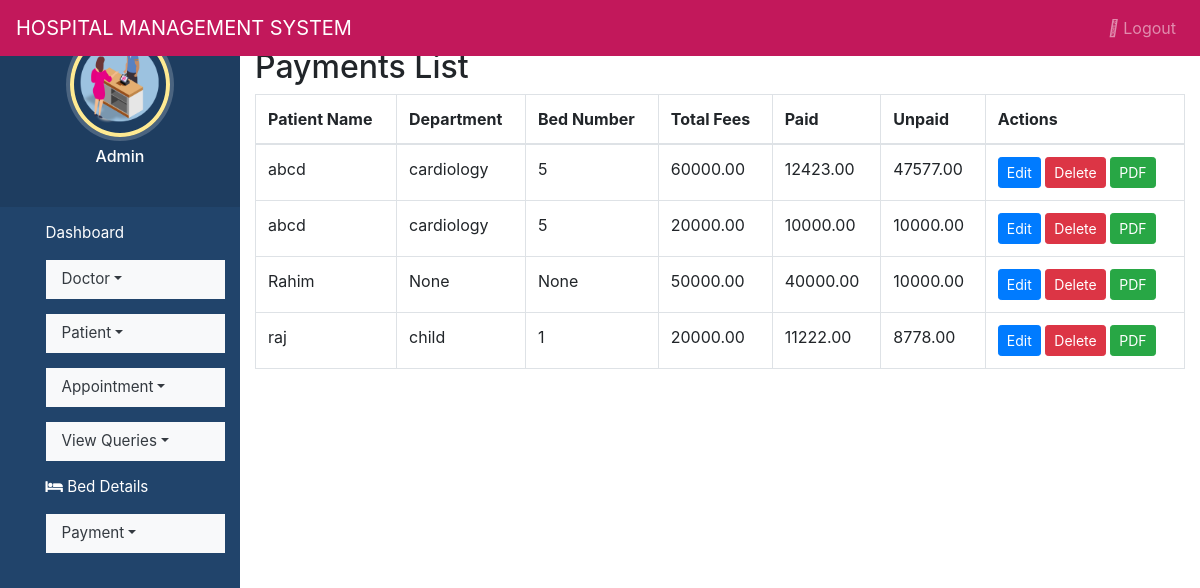
The app's page /view_payments/ with its own data.
### hospitals/models.py (models this page shows, shortened)
class Payment(models.Model):
    patient = models.ForeignKey(Patient, on_delete=models.CASCADE)
    total_fees = models.DecimalField(max_digits=10, decimal_places=2)
    paid = models.DecimalField(max_digits=10, decimal_places=2)
    unpaid = models.DecimalField(max_digits=10, decimal_places=2)
    date = models.DateField(auto_now_add=True)

class Patient(models.Model):
    name = models.CharField(max_length=50)
    gender = models.CharField(max_length=10)
    mobile = models.IntegerField(null=True)
    address = models.CharField(max_length=50)
    department = models.CharField(null=True, blank=True)
    bed_number = models.CharField(null=True, blank=True)

### hospitals/views.py (the view)
# urls.py: path('view_payments/', view_payments, name='view_payments'),
def view_payments(request):
    payments = Payment.objects.select_related('patient').all()
    return render(request, 'view_payments.html', {'payments': payments})

### hospitals/templates/view_payments.html
{% extends 'admin_nav.html' %}
{% block content %}
<div class="container mt-5">
  <h2>Payments List</h2>
  <table class="table table-bordered">
    <thead>
      <tr>
        <th>Patient Name</th>
        <th>Department</th>
        <th>Bed Number</th>
        <th>Total Fees</th>
        <th>Paid</th>
        <th>Unpaid</th>
        <th>Actions</th>
      </tr>
    </thead>
    <tbody>
      {% for payment in payments %}
      <tr>
        <td>{{ payment.patient.name }}</td>
        <td>{{ payment.patient.department }}</td>
        <td>{{ payment.patient.bed_number }}</td>
        <td>{{ payment.total_fees }}</td>
        <td>{{ payment.paid }}</td>
        <td>{{ payment.unpaid }}</td>
        <td>
          <a href="{% url 'edit_payment' payment.id %}" class="btn btn-sm btn-primary">Edit</a>
          <a href="{% url 'delete_payment' payment.id %}" class="btn btn-sm btn-danger" onclick="return confirm('Are you sure to delete this payment?');">Delete</a>
          <a href="{% url 'download_receipt' payment.id %}" class="btn btn-sm btn-success">PDF</a>
        </td>
      </tr>
      {% empty %}
      <tr>
        <td colspan="7" class="text-center">No payments found.</td>
      </tr>
      {% endfor %}
    </tbody>
  </table>
</div>
{% endblock %}

### hospitals/static/style.css (style rules this page uses)
body { padding-left: 240px; }

### hospitals/templates/admin_nav.html (style rules this page uses)
a:link { text-decoration: none; }
a { color: white; }
body { padding-left: 240px; }

### records on screen
Payment: patient.name "abcd", patient.department "cardiology", patient.bed_number "5", total_fees "60000.00", paid "12423.00", unpaid "47577.00"
Payment: patient.name "abcd", patient.department "cardiology", patient.bed_number "5", total_fees "20000.00", paid "10000.00", unpaid "10000.00"
Payment: patient.name "Rahim", patient.department "None", patient.bed_number "None", total_fees "50000.00", paid "40000.00", unpaid "10000.00"
Payment: patient.name "raj", patient.department "child", patient.bed_number "1", total_fees "20000.00", paid "11222.00", unpaid "8778.00"
